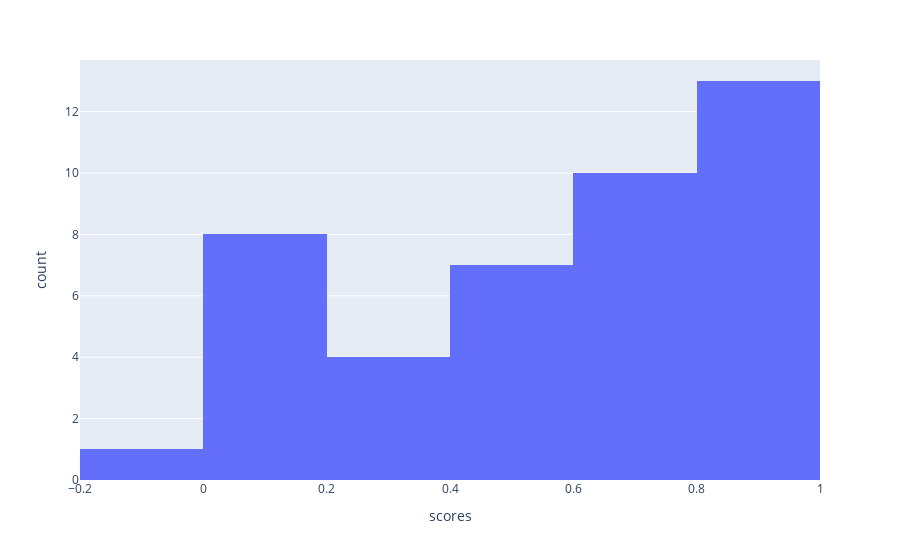

Notebook cell for this chart:
### Code cell
import plotly.express as px

fig = px.histogram(df, x="scores")
fig.show()

### Figure 1 — Plotly figure (JSON) as saved in the notebook; plotly's stock layout.template omitted (floating-point values rounded to 4 significant figures)
{"data": [{"alignmentgroup": "True", "bingroup": "x", "hovertemplate": "scores=%{x}<br>count=%{y}<extra></extra>", "legendgroup": "", "marker": {"color": "#636efa", "pattern": {"shape": ""}}, "name": "", "offsetgroup": "", "orientation": "v", "showlegend": false, "type": "histogram", "x": [0.9726, 0.6006, 0.5974, 0.08439, 0.3234, 0.01227, 0.1645, 0.8589, 0.5292, 0.4879, 0.1213, 0.519, 0.7055, 0.2311, 0.7489, 0.8396, 0.8609, 0.4634, 0.9339, 0.6685, 0.5157, 0.861, 0.03716, 0.03269, 0.2111, 0.8925, 0.8612, 0.7625, 0.7229, 0.3026, 0.681, 0.9611, 0.8878, 0.513, 0.907, -0.16, 0.9876, 0.9389, 0.1425, 0.08718, 0.7501, 0.7135, 0.775], "xaxis": "x", "yaxis": "y"}], "layout": {"barmode": "relative", "legend": {"tracegroupgap": 0}, "margin": {"t": 60}, "xaxis": {"anchor": "y", "domain": [0, 1], "title": {"text": "scores"}}, "yaxis": {"anchor": "x", "domain": [0, 1], "title": {"text": "count"}}}}
